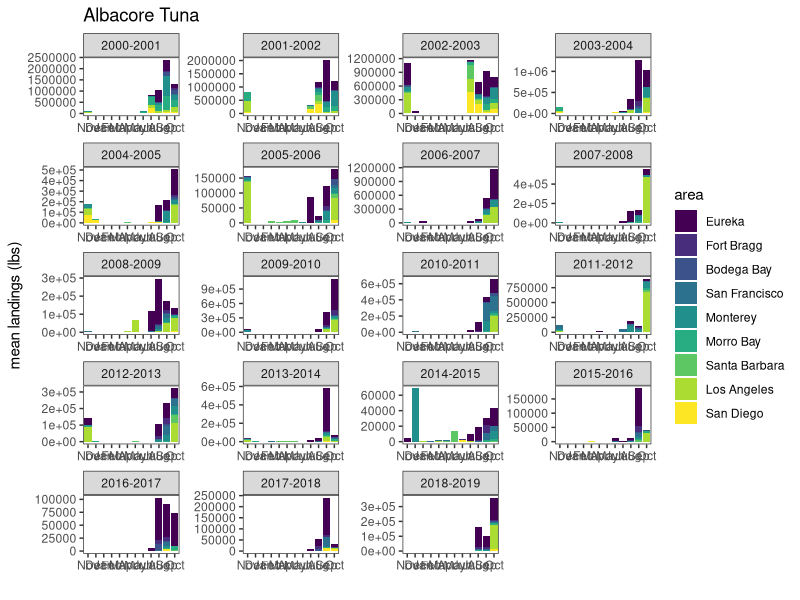
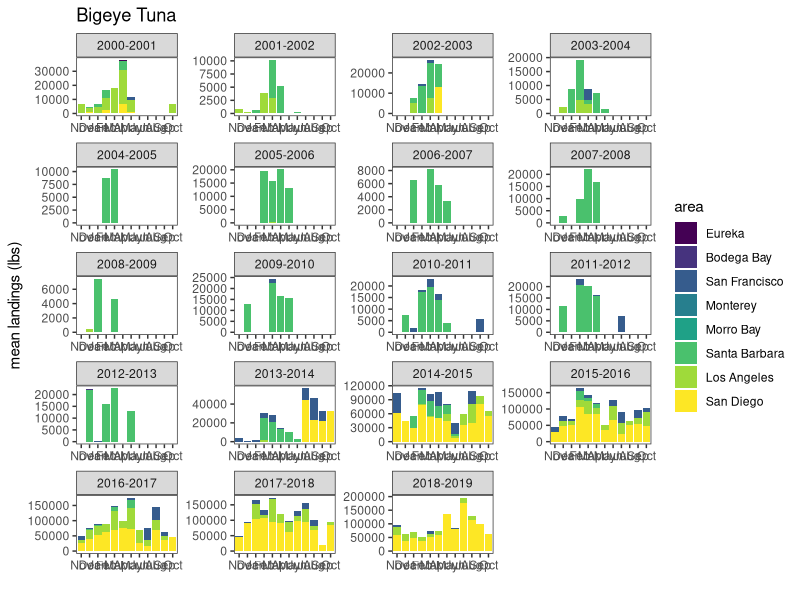
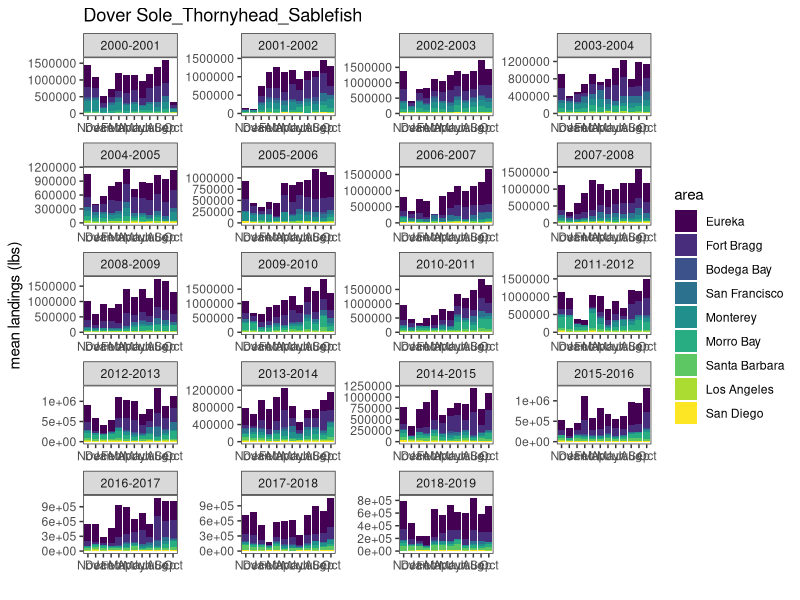
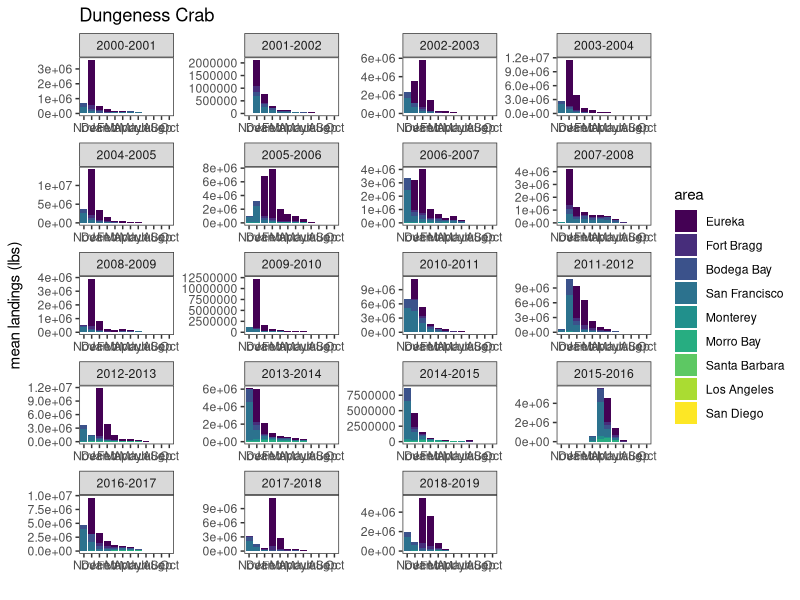
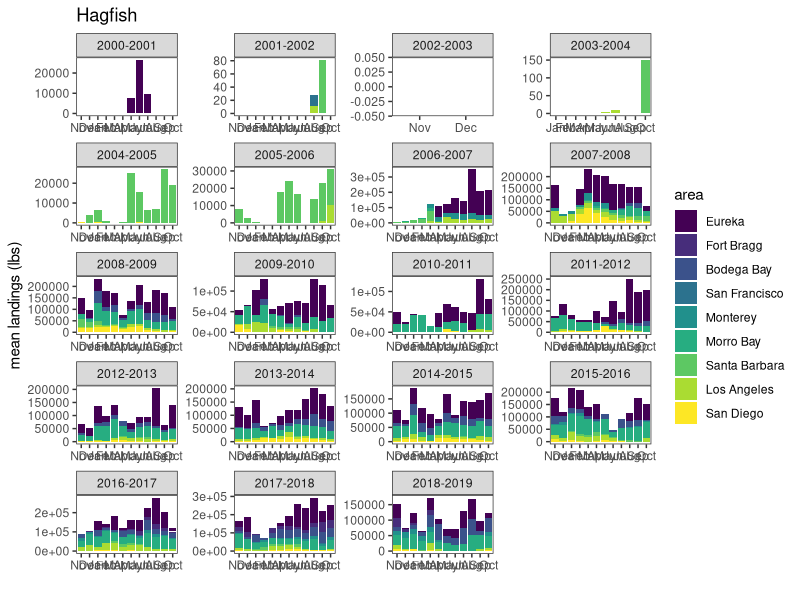
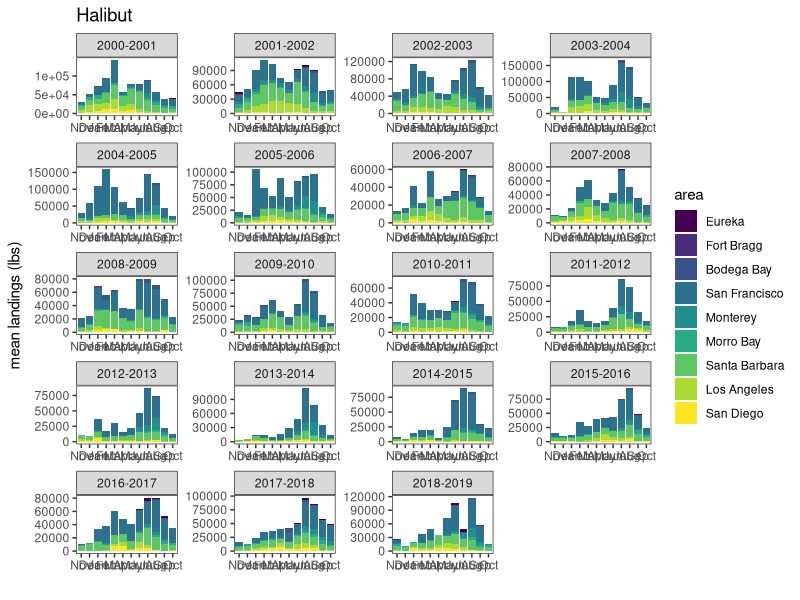
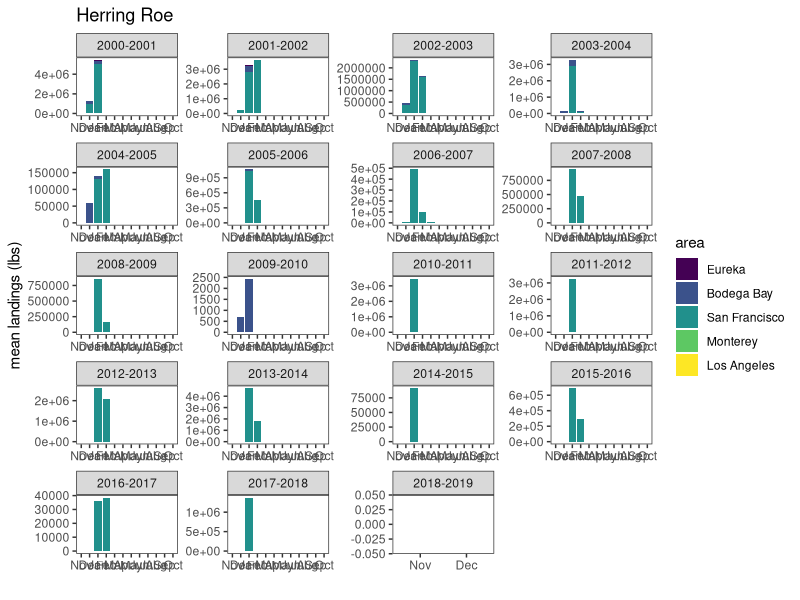
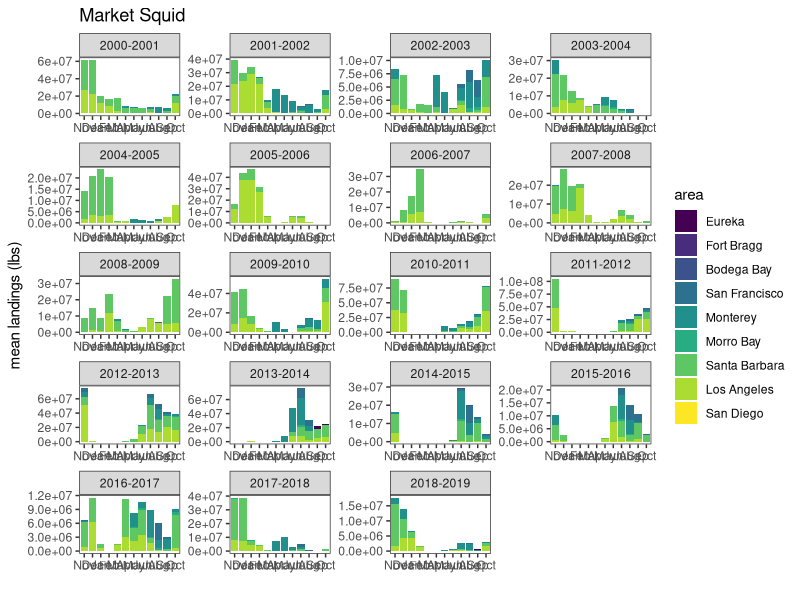

Write R code to recreate these figures, in order.
# Analysis of the data from the nine areas within California, gathered from the
# California Department of Natural Resources, accessed here: 
# https://wildlife.ca.gov/Fishing/Commercial/Landings

# In this script, graphs of monthly landings for each of the species, faceted 
# by year 

library(dplyr)
library(reshape2)
library(ggplot2)
library(viridis)


# Import datasets for all areas and for species of interest
all_areas <- read.csv("Data/DFW areas/all_areas.csv")
all_soi <- read.csv("Data/dfw_areas_all_soi.csv")
top_soi <- read.csv("Data/dfw_areas_top_soi.csv")

# Order of areas from North -> South
area_order <- c("Eureka", "Fort Bragg", "Bodega Bay", "San Francisco", 
                "Monterey", "Morro Bay", "Santa Barbara", "Los Angeles",
                "San Diego")

# Abbreviation of months for nice plots
months_abbrev <- c("Jan", "Feb", "Mar", "Apr", "May", "Jun", "Jul", "Aug", 
                   "Sep", "Oct", "Nov", "Dec")


# Transform data into a useful form
soi_plots <- all_soi[, -14]  # create new df for plots & remove total landings
soi_plots$area <- factor(soi_plots$area, levels = area_order)
colnames(soi_plots) <- c("species", months_abbrev, "year", "area")
soi_plots <- soi_plots[, c(1, 15, 14, 12, 13, 2:11)]
soi_plots$year <- as.character(soi_plots$year)
soi_plots <- melt(soi_plots, id_vars = c("species", "area", "year"))
colnames(soi_plots) <- c("species", "area", "year", "month", "landings")


# Replace simple years with a year range --------------------------------------
df <- within(soi_plots, year[year == "2000" & month == "Nov" | 
                               year == "2000" & month == "Dec"] <- "2000-2001")
df <- within(df, year[year == "2000" & month == "Jan" | year == "2000" & month == "Feb" |
                        year == "2000" & month == "Mar" | year == "2000" & month == "Apr" | 
                        year == "2000" & month == "May" | year == "2000" & month == "Jun" | 
                        year == "2000" & month == "Jul" | year == "2000" & month == "Aug" |
                        year == "2000" & month == "Sep" | year == "2000" & month == "Oct"] 
             <- "1999-2000")

df <- within(df, year[year == "2001" & month == "Nov" | 
                        year == "2001" & month == "Dec"] <- "2001-2002")
df <- within(df, year[year == "2001" & month == "Jan" | year == "2001" & month == "Feb" |
                        year == "2001" & month == "Mar" | year == "2001" & month == "Apr" | 
                        year == "2001" & month == "May" | year == "2001" & month == "Jun" | 
                        year == "2001" & month == "Jul" | year == "2001" & month == "Aug" |
                        year == "2001" & month == "Sep" | year == "2001" & month == "Oct"] 
             <- "2000-2001")

df <- within(df, year[year == "2002" & month == "Nov" | 
                        year == "2002" & month == "Dec"] <- "2002-2003")
df <- within(df, year[year == "2002" & month == "Jan" | year == "2002" & month == "Feb" |
                        year == "2002" & month == "Mar" | year == "2002" & month == "Apr" | 
                        year == "2002" & month == "May" | year == "2002" & month == "Jun" | 
                        year == "2002" & month == "Jul" | year == "2002" & month == "Aug" |
                        year == "2002" & month == "Sep" | year == "2002" & month == "Oct"] 
             <- "2001-2002")

df <- within(df, year[year == "2003" & month == "Nov" | 
                        year == "2003" & month == "Dec"] <- "2003-2004")
df <- within(df, year[year == "2003" & month == "Jan" | year == "2003" & month == "Feb" |
                        year == "2003" & month == "Mar" | year == "2003" & month == "Apr" | 
                        year == "2003" & month == "May" | year == "2003" & month == "Jun" | 
                        year == "2003" & month == "Jul" | year == "2003" & month == "Aug" |
                        year == "2003" & month == "Sep" | year == "2003" & month == "Oct"] 
             <- "2002-2003")

df <- within(df, year[year == "2004" & month == "Nov" | 
                        year == "2004" & month == "Dec"] <- "2004-2005")
df <- within(df, year[year == "2004" & month == "Jan" | year == "2004" & month == "Feb" |
                        year == "2004" & month == "Mar" | year == "2004" & month == "Apr" | 
                        year == "2004" & month == "May" | year == "2004" & month == "Jun" | 
                        year == "2004" & month == "Jul" | year == "2004" & month == "Aug" |
                        year == "2004" & month == "Sep" | year == "2004" & month == "Oct"] 
             <- "2003-2004")

df <- within(df, year[year == "2005" & month == "Nov" | 
                        year == "2005" & month == "Dec"] <- "2005-2006")
df <- within(df, year[year == "2005" & month == "Jan" | year == "2005" & month == "Feb" |
                        year == "2005" & month == "Mar" | year == "2005" & month == "Apr" | 
                        year == "2005" & month == "May" | year == "2005" & month == "Jun" | 
                        year == "2005" & month == "Jul" | year == "2005" & month == "Aug" |
                        year == "2005" & month == "Sep" | year == "2005" & month == "Oct"] 
             <- "2004-2005")

df <- within(df, year[year == "2006" & month == "Nov" | 
                        year == "2006" & month == "Dec"] <- "2006-2007")
df <- within(df, year[year == "2006" & month == "Jan" | year == "2006" & month == "Feb" |
                        year == "2006" & month == "Mar" | year == "2006" & month == "Apr" | 
                        year == "2006" & month == "May" | year == "2006" & month == "Jun" | 
                        year == "2006" & month == "Jul" | year == "2006" & month == "Aug" |
                        year == "2006" & month == "Sep" | year == "2006" & month == "Oct"] 
             <- "2005-2006")

df <- within(df, year[year == "2007" & month == "Nov" | 
                        year == "2007" & month == "Dec"] <- "2007-2008")
df <- within(df, year[year == "2007" & month == "Jan" | year == "2007" & month == "Feb" |
                        year == "2007" & month == "Mar" | year == "2007" & month == "Apr" | 
                        year == "2007" & month == "May" | year == "2007" & month == "Jun" | 
                        year == "2007" & month == "Jul" | year == "2007" & month == "Aug" |
                        year == "2007" & month == "Sep" | year == "2007" & month == "Oct"] 
             <- "2006-2007")

df <- within(df, year[year == "2008" & month == "Nov" | 
                        year == "2008" & month == "Dec"] <- "2008-2009")
df <- within(df, year[year == "2008" & month == "Jan" | year == "2008" & month == "Feb" |
                        year == "2008" & month == "Mar" | year == "2008" & month == "Apr" | 
                        year == "2008" & month == "May" | year == "2008" & month == "Jun" | 
                        year == "2008" & month == "Jul" | year == "2008" & month == "Aug" |
                        year == "2008" & month == "Sep" | year == "2008" & month == "Oct"] 
             <- "2007-2008")

df <- within(df, year[year == "2009" & month == "Nov" | 
                        year == "2009" & month == "Dec"] <- "2009-2010")
df <- within(df, year[year == "2009" & month == "Jan" | year == "2009" & month == "Feb" |
                        year == "2009" & month == "Mar" | year == "2009" & month == "Apr" | 
                        year == "2009" & month == "May" | year == "2009" & month == "Jun" | 
                        year == "2009" & month == "Jul" | year == "2009" & month == "Aug" |
                        year == "2009" & month == "Sep" | year == "2009" & month == "Oct"] 
             <- "2008-2009")

df <- within(df, year[year == "2010" & month == "Nov" | 
                        year == "2010" & month == "Dec"] <- "2010-2011")
df <- within(df, year[year == "2010" & month == "Jan" | year == "2010" & month == "Feb" |
                        year == "2010" & month == "Mar" | year == "2010" & month == "Apr" | 
                        year == "2010" & month == "May" | year == "2010" & month == "Jun" | 
                        year == "2010" & month == "Jul" | year == "2010" & month == "Aug" |
                        year == "2010" & month == "Sep" | year == "2010" & month == "Oct"] 
             <- "2009-2010")

df <- within(df, year[year == "2011" & month == "Nov" | 
                        year == "2011" & month == "Dec"] <- "2011-2012")
df <- within(df, year[year == "2011" & month == "Jan" | year == "2011" & month == "Feb" |
                        year == "2011" & month == "Mar" | year == "2011" & month == "Apr" | 
                        year == "2011" & month == "May" | year == "2011" & month == "Jun" | 
                        year == "2011" & month == "Jul" | year == "2011" & month == "Aug" |
                        year == "2011" & month == "Sep" | year == "2011" & month == "Oct"] 
             <- "2010-2011")

df <- within(df, year[year == "2012" & month == "Nov" | 
                        year == "2012" & month == "Dec"] <- "2012-2013")
df <- within(df, year[year == "2012" & month == "Jan" | year == "2012" & month == "Feb" |
                        year == "2012" & month == "Mar" | year == "2012" & month == "Apr" | 
                        year == "2012" & month == "May" | year == "2012" & month == "Jun" | 
                        year == "2012" & month == "Jul" | year == "2012" & month == "Aug" |
                        year == "2012" & month == "Sep" | year == "2012" & month == "Oct"] 
             <- "2011-2012")

df <- within(df, year[year == "2013" & month == "Nov" | 
                        year == "2013" & month == "Dec"] <- "2013-2014")
df <- within(df, year[year == "2013" & month == "Jan" | year == "2013" & month == "Feb" |
                        year == "2013" & month == "Mar" | year == "2013" & month == "Apr" | 
                        year == "2013" & month == "May" | year == "2013" & month == "Jun" | 
                        year == "2013" & month == "Jul" | year == "2013" & month == "Aug" |
                        year == "2013" & month == "Sep" | year == "2013" & month == "Oct"] 
             <- "2012-2013")

df <- within(df, year[year == "2014" & month == "Nov" | 
                        year == "2014" & month == "Dec"] <- "2014-2015")
df <- within(df, year[year == "2014" & month == "Jan" | year == "2014" & month == "Feb" |
                        year == "2014" & month == "Mar" | year == "2014" & month == "Apr" | 
                        year == "2014" & month == "May" | year == "2014" & month == "Jun" | 
                        year == "2014" & month == "Jul" | year == "2014" & month == "Aug" |
                        year == "2014" & month == "Sep" | year == "2014" & month == "Oct"] 
             <- "2013-2014")

df <- within(df, year[year == "2015" & month == "Nov" | 
                        year == "2015" & month == "Dec"] <- "2015-2016")
df <- within(df, year[year == "2015" & month == "Jan" | year == "2015" & month == "Feb" |
                        year == "2015" & month == "Mar" | year == "2015" & month == "Apr" | 
                        year == "2015" & month == "May" | year == "2015" & month == "Jun" | 
                        year == "2015" & month == "Jul" | year == "2015" & month == "Aug" |
                        year == "2015" & month == "Sep" | year == "2015" & month == "Oct"] 
             <- "2014-2015")

df <- within(df, year[year == "2016" & month == "Nov" | 
                        year == "2016" & month == "Dec"] <- "2016-2017")
df <- within(df, year[year == "2016" & month == "Jan" | year == "2016" & month == "Feb" |
                        year == "2016" & month == "Mar" | year == "2016" & month == "Apr" | 
                        year == "2016" & month == "May" | year == "2016" & month == "Jun" | 
                        year == "2016" & month == "Jul" | year == "2016" & month == "Aug" |
                        year == "2016" & month == "Sep" | year == "2016" & month == "Oct"] 
             <- "2015-2016")

df <- within(df, year[year == "2017" & month == "Nov" | 
                        year == "2017" & month == "Dec"] <- "2017-2018")
df <- within(df, year[year == "2017" & month == "Jan" | year == "2017" & month == "Feb" |
                        year == "2017" & month == "Mar" | year == "2017" & month == "Apr" | 
                        year == "2017" & month == "May" | year == "2017" & month == "Jun" | 
                        year == "2017" & month == "Jul" | year == "2017" & month == "Aug" |
                        year == "2017" & month == "Sep" | year == "2017" & month == "Oct"] 
             <- "2016-2017")

df <- within(df, year[year == "2018" & month == "Nov" | 
                        year == "2018" & month == "Dec"] <- "2018-2019")
df <- within(df, year[year == "2018" & month == "Jan" | year == "2018" & month == "Feb" |
                        year == "2018" & month == "Mar" | year == "2018" & month == "Apr" | 
                        year == "2018" & month == "May" | year == "2018" & month == "Jun" | 
                        year == "2018" & month == "Jul" | year == "2018" & month == "Aug" |
                        year == "2018" & month == "Sep" | year == "2018" & month == "Oct"] 
             <- "2017-2018")

df <- within(df, year[year == "2019" & month == "Nov" | 
                        year == "2019" & month == "Dec"] <- "2019-2020")
df <- within(df, year[year == "2019" & month == "Jan" | year == "2019" & month == "Feb" |
                        year == "2019" & month == "Mar" | year == "2019" & month == "Apr" | 
                        year == "2019" & month == "May" | year == "2019" & month == "Jun" | 
                        year == "2019" & month == "Jul" | year == "2019" & month == "Aug" |
                        year == "2019" & month == "Sep" | year == "2019" & month == "Oct"] 
             <- "2018-2019")

# Remove rows that include years without any data
df <- df %>% filter(!year == "1999-2000" & !year == "2019-2020")

# Rename temporary dataframe to match previous dataframe
soi_plots <- df

# Create plots in a loop ------------------------------------------------------
soi_fisheries <- levels(factor(soi_plots$species))

species_timeseries <- function(fishery) {
  df <- soi_plots %>% filter(species == fishery)
  
  plt <- ggplot(df, aes(x = month, y = landings, fill = area)) +
    geom_bar(position = "stack", stat = "identity") +
    ylab("mean landings (lbs)") + xlab(" ") +
    ggtitle(fishery) + 
    scale_fill_viridis(discrete = TRUE) +
    theme_bw() +
    theme(panel.grid.major = element_blank(), panel.grid.minor = element_blank()) +
    facet_wrap(~year, ncol = 4, scale = "free")
  
  ggsave(filename=paste("DFW pdf data/Figures/Species timeseries/", fishery, "_revenue.pdf", 
                        sep=""), 
         plot=plt, width=400, height=250, units="mm", dpi=300)
}

# Function call for each species 
for (s in soi_fisheries) {
  species_timeseries(s)
}
